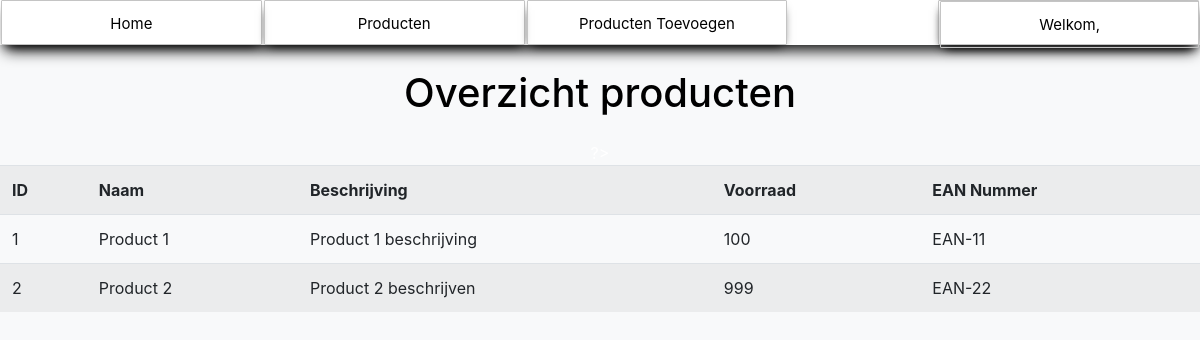
/alleproducten.php (signed in), run on an earlier commit of the app's database.
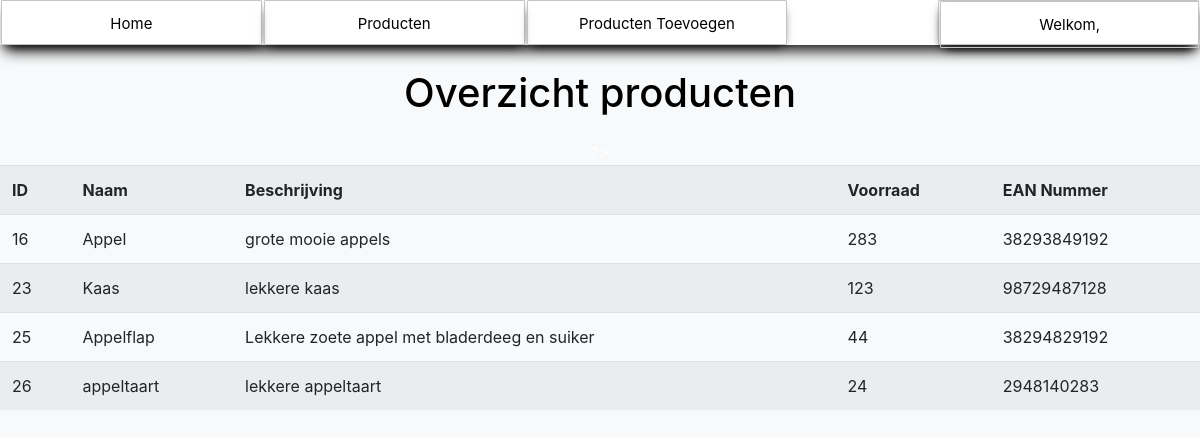
And on a later commit of the database.
### tables this page shows
CREATE TABLE `producten` (
  `id` int NOT NULL,
  `naam` varchar(255) NOT NULL,
  `beschrijving` varchar(100) NOT NULL,
  `voorraad` int NOT NULL,
  `EAN-Nummer` varchar(255) NOT NULL
);

### alleproducten.php (the view, shortened to what this page needs)
<!DOCTYPE html>
<html lang="en">
<head>
    <link href="https://stackpath.bootstrapcdn.com/bootstrap/4.5.0/css/bootstrap.min.css" rel="stylesheet">
</head>
<body class="bg-light">
    <?php
        include "navigation.php";
        if (isset($_SESSION['loggedin']) && $_SESSION['loggedin'] == true) {
    ?>
    <br>
    <CENTER><h1 style="color: black;">Overzicht producten</h1>
    <div class="table-responsive mt-4">
        <table class="table table-striped">
        <tr>
            <th>ID</th>
            <th>Naam</th>
            <th>Beschrijving</th>
            <th>Voorraad</th>
            <th>EAN Nummer</th>
        </tr>
        </div>
        </CENTER>
        <?php
        include 'config.php';
        try {
            $sql = "SELECT * FROM producten";
            $stmt = $conn->prepare($sql);
            $stmt->execute();
            $products = $stmt->fetchAll();
            foreach ($products as $product) {
                echo "<tr>";
                echo "<td>" . $product['id'] . "</td>";
                echo "<td>" . $product['naam'] . "</td>";
                echo "<td>" . $product['beschrijving'] . "</td>";
                echo "<td>" . $product['voorraad'] . "</td>";
                echo "<td>" . $product['EAN-Nummer'] . "</td>";
                echo "</tr>";
            }
        } catch (PDOException $e) {
            echo "<div class='alert alert-danger'>" . $e->getMessage() . "</div>";
        }
    ?>
</body>
</html>
  <?php
  }
  else {
    header("Location: index.php");
  }
  ?>

What changed in the data, as far as the page shows it:
removed producten: id "1", naam "Product 1", beschrijving "Product 1 beschrijving", voorraad "100", value "EAN-11"
removed producten: id "2", naam "Product 2", beschrijving "Product 2 beschrijven", voorraad "999", value "EAN-22"
added producten: id "16", naam "Appel", beschrijving "grote mooie appels", voorraad "283", value "38293849192"
added producten: id "23", naam "Kaas", beschrijving "lekkere kaas", voorraad "123", value "98729487128"
added producten: id "25", naam "Appelflap", beschrijving "Lekkere zoete appel met bladerdeeg en suiker", voorraad "44", value "38294829192"
added producten: id "26", naam "appeltaart", beschrijving "lekkere appeltaart", voorraad "24", value "2948140283"
